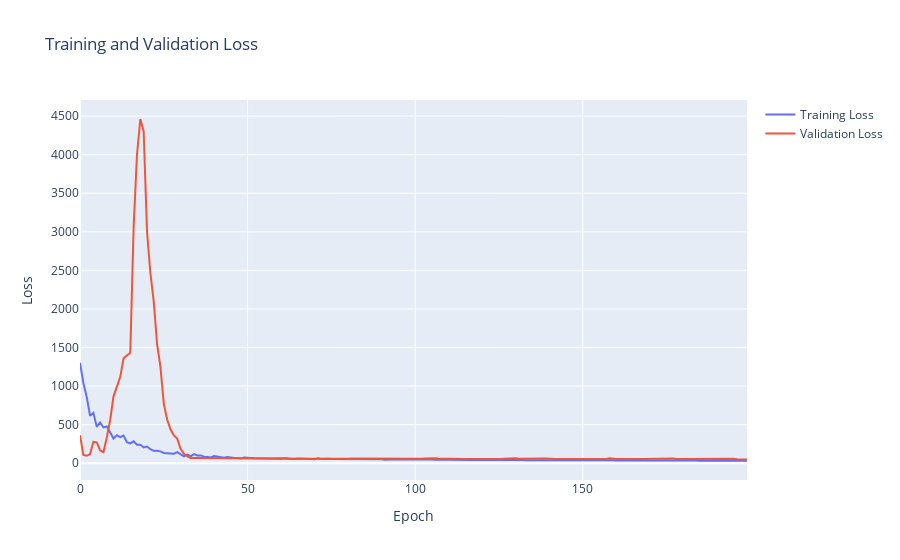

The cell this chart's notebook holds for it:
### Code cell
# Plot training and validation loss
fig = go.Figure()
fig.add_trace(go.Scatter(
    y=history.history["loss"],
    name="Training Loss"
))
fig.add_trace(go.Scatter(
    y=history.history["val_loss"],
    name="Validation Loss"
))
fig.update_layout(
    title="Training and Validation Loss",
    xaxis_title="Epoch",
    yaxis_title="Loss"
)
fig.show()

### Figure 1 — Plotly figure (JSON) as saved in the notebook; plotly's stock layout.template omitted (floating-point values rounded to 4 significant figures; data arrays with more than 128 entries replaced by an {"elided": "..."} marker saying what was removed)
{"data": [{"name": "Training Loss", "type": "scatter", "y": {"elided": "200 float values"}}, {"name": "Validation Loss", "type": "scatter", "y": {"elided": "200 float values"}}], "layout": {"title": {"text": "Training and Validation Loss"}, "xaxis": {"title": {"text": "Epoch"}}, "yaxis": {"title": {"text": "Loss"}}}}
